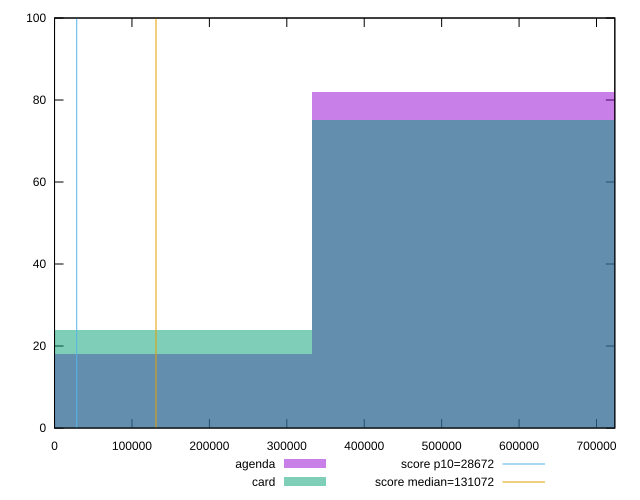

This chart was generated by the following gnuplot code:
reset

$agenda <<EOF
666075.5382777369 82
0 18
EOF

$card <<EOF
666075.5382777369 75
0 24
EOF

set key outside below
set boxwidth 666075.5382777369
set xrange [0:723669.7557833333]
set yrange [0:100]
set trange [0:100]
set style fill transparent solid 0.5 noborder

set parametric
set terminal svg size 640, 500 enhanced background rgb 'white'
set output "report/report_00029_2021-02-24T13-36-40.390Z/uses-long-cache-ttl/comparison/histogram/1_vs_2.svg"

plot $agenda title "agenda" with boxes, \
     $card title "card" with boxes, \
     28672,t title "score p10=28672", \
     131072,t title "score median=131072"

reset
